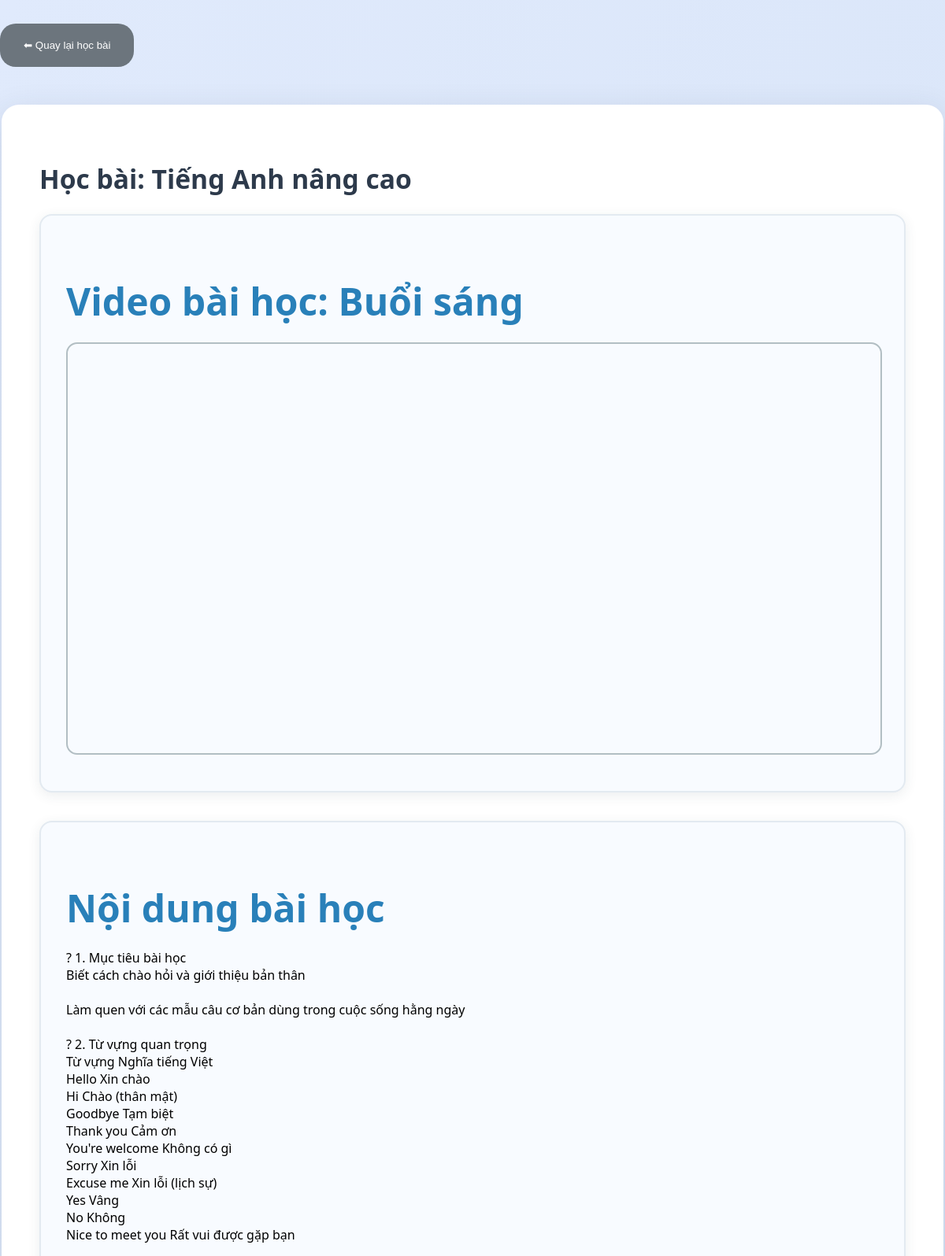
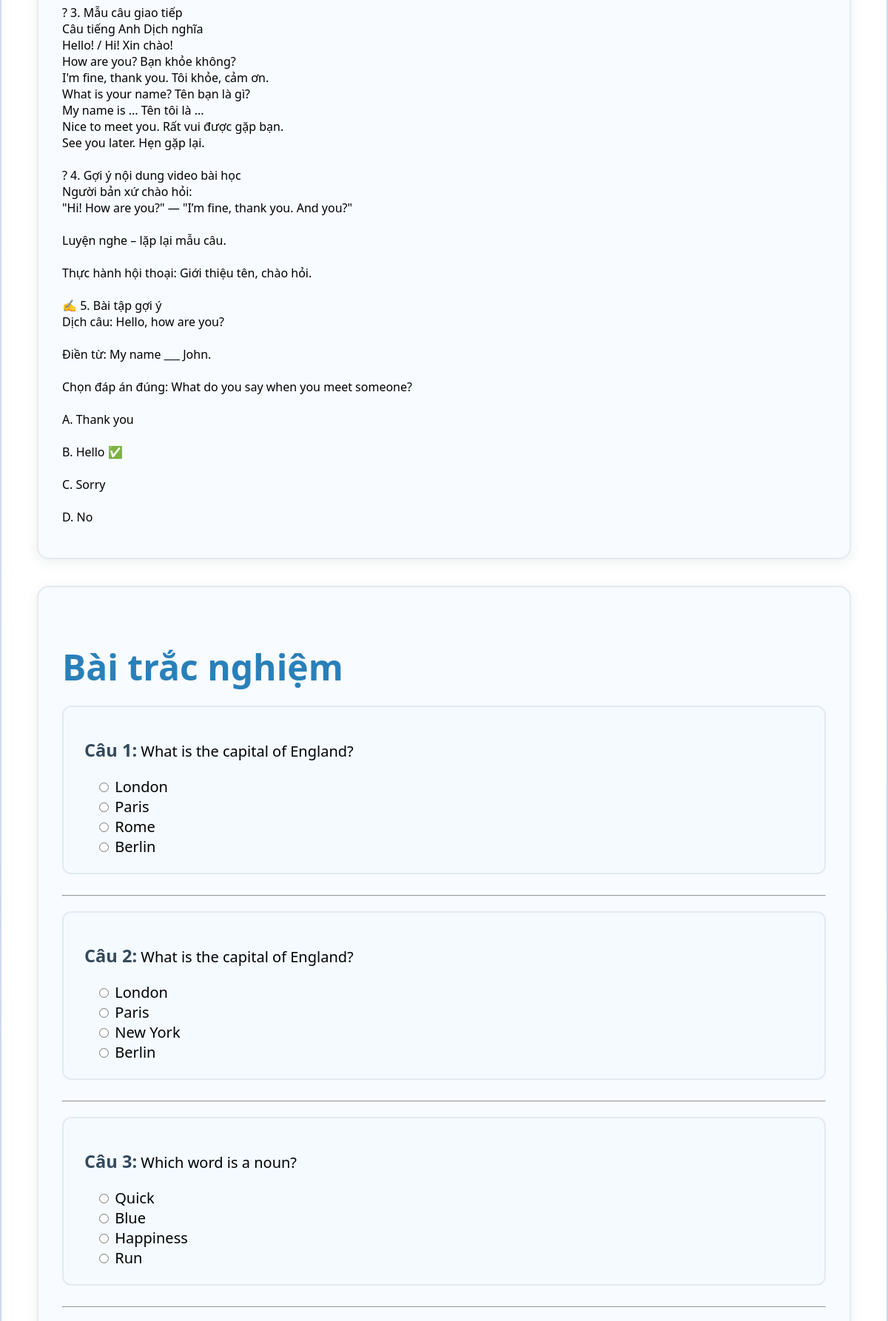
The app's page /hocbai.php?course_id=54 (signed in, upper part) with its own data (2 pictures, top to bottom).
### tables this page shows
CREATE TABLE `courses` (
  `course_id` int(11) NOT NULL,
  `course_name` varchar(100) NOT NULL,
  `description` text DEFAULT NULL,
  `image` varchar(50) NOT NULL,
  `price` decimal(20,0) NOT NULL,
  `category_id` int(11) NOT NULL,
  `thoigian` varchar(100) NOT NULL,
  `intro` varchar(1000) NOT NULL,
  `time_start` time NOT NULL,
  `classname` text NOT NULL,
  `time_end` time NOT NULL,
  `teacher_id` int(11) DEFAULT NULL,
  `lesson_id` int(11) DEFAULT NULL
);

CREATE TABLE `lessons` (
  `lesson_id` int(11) NOT NULL,
  `course_id` int(11) NOT NULL,
  `lesson_name` varchar(50) NOT NULL,
  `video_url` varchar(255) DEFAULT NULL,
  `content` text DEFAULT NULL,
  `teacher_id` int(11) DEFAULT NULL
);

CREATE TABLE `quizzes` (
  `quiz_id` int(11) NOT NULL,
  `lesson_id` int(11) NOT NULL,
  `question` text NOT NULL,
  `option_a` varchar(255) NOT NULL,
  `option_b` varchar(255) NOT NULL,
  `option_c` varchar(255) NOT NULL,
  `option_d` varchar(255) NOT NULL,
  `correct_option` enum('A','B','C','D') NOT NULL,
  `type_id` int(11) DEFAULT NULL
);

### model/pdo.php (called while the page is built, shortened)
<?php
function pdo_get_connection()
{
    $servername = "localhost";
    $username = "root";
    $password = "";
    try {
        $conn = new PDO("mysql:host=$servername;dbname=bankhoahoc", $username, $password);
        $conn->setAttribute(PDO::ATTR_ERRMODE, PDO::ERRMODE_EXCEPTION);
        return $conn;
    } catch (PDOException $e) {
        echo "Kết nối thất bại: " . $e->getMessage();
    }
}
function pdo_query($sql)
{
    $sql_args = array_slice(func_get_args(), 1);
    try {
        $conn = Pdo_get_connection();
        $stmt = $conn->prepare($sql);
        $stmt->execute($sql_args);
        $rows = $stmt->fetchAll();
        return $rows;
    } catch (PDOException $e) {
        throw $e;
    } finally {
        unset($conn);
    }
}
function pdo_query_one($sql)
{
    $sql_args = array_slice(func_get_args(), 1);
    try {
        $conn = Pdo_get_connection();
        $stmt = $conn->prepare($sql);
        $stmt->execute($sql_args);
        $rows = $stmt->fetch(PDO::FETCH_ASSOC);
        return $rows;
    } catch (PDOException $e) {
        throw $e;
    } finally {
        unset($conn);
    }
}
?>

### model/lesson.php (called while the page is built, shortened)
<?php
function getLessonByCourseId($course_id) {
    $sql = "
        SELECT c.*, l.lesson_name, l.video_url, l.content
        FROM courses c
        JOIN lessons l ON c.lesson_id = l.lesson_id
        WHERE c.course_id = ?
    ";
    return pdo_query_one($sql, $course_id);
}
?>

### model/quiz.php (called while the page is built, shortened)
<?php
function getQuizzesByLessonId($lesson_id) {
    $sql = "SELECT * FROM quizzes WHERE lesson_id = ?";
    return pdo_query($sql, $lesson_id);
}
?>

### hocbai.php (the view, shortened to what this page needs)
<?php
include_once "model/pdo.php";
include_once "model/lesson.php";
include_once "model/quiz.php";
$course_id = isset($_GET['course_id']) ? (int)$_GET['course_id'] : 0;
$course = getLessonByCourseId($course_id);
$quizzes = getQuizzesByLessonId($course['lesson_id']);
$score = null;
?>
<div style="margin-top: 30px;">
  <a href="http://localhost/online%20course/index.php?act=khdadangki=<?= $course_id ?>" style="text-decoration: none;">
    <button style="padding: 20px 30px; background-color: #6c757d; color: white; border-radius: 20px; border: none;">⬅ Quay lại học bài</button>
  </a>
</div>
<!DOCTYPE html>
<html lang="vi">
<head>
  <link rel="stylesheet" href="css/hocbai.css">
</head>
<body>
  <div class="main-container">
  <?php if ($course): ?>
    <h1>Học bài: <?= htmlspecialchars($course['course_name']) ?></h1>
    <div class="section">
      <h2>Video bài học: <?= htmlspecialchars($course['lesson_name']) ?></h2>
      <?php if (!empty($course['video_url'])): ?>
       <iframe src="<?= htmlspecialchars($course['video_url']) ?>" allowfullscreen></iframe>
      <?php else: ?>
        <p><em>Chưa có video cho bài học này.</em></p>
      <?php endif; ?>
    </div>
<div class="section">
  <h2>Nội dung bài học</h2>
  <?php if (!empty($course['content'])): ?>
    <p><?= nl2br(htmlspecialchars($course['content'])) ?></p>
  <?php else: ?>
    <p><em>Chưa có nội dung cho bài học này.</em></p>
  <?php endif; ?>
</div>
<div class="section">
  <h2>Bài trắc nghiệm</h2>
  <?php if (!empty($quizzes)): ?>
    <?php if ($score === null): ?>
      <form method="post">
        <?php foreach ($quizzes as $index => $q): ?>
          <div class="question">
            <p><strong>Câu <?= $index + 1 ?>:</strong> <?= htmlspecialchars($q['question']) ?></p>
            <label style="display: block; margin-left: 15px;">
              <input type="radio" name="answers[<?= $q['quiz_id'] ?>]" value="A">
              <?= htmlspecialchars($q['option_a']) ?>
            </label>
            <label style="display: block; margin-left: 15px;">
              <input type="radio" name="answers[<?= $q['quiz_id'] ?>]" value="B">
              <?= htmlspecialchars($q['option_b']) ?>
            </label>
            <label style="display: block; margin-left: 15px;">
              <input type="radio" name="answers[<?= $q['quiz_id'] ?>]" value="C">
              <?= htmlspecialchars($q['option_c']) ?>
            </label>
            <label style="display: block; margin-left: 15px;">
              <input type="radio" name="answers[<?= $q['quiz_id'] ?>]" value="D">
              <?= htmlspecialchars($q['option_d']) ?>
            </label>
          </div>
          <hr style="margin: 20px 0;">
        <?php endforeach; ?>
      </form>
    <?php endif; ?>
  <?php else: ?>
    <p><em>🔔 Chưa có bài trắc nghiệm nào cho bài học này.</em></p>
  <?php endif; ?>
</div>
  <?php endif; ?>
</div>
</body>
</html>

### css/hocbai.css (style rules this page uses)
body { font-family: 'Segoe UI', Arial, sans-serif; background: linear-gradient(120deg, #e0eafc, #cfdef3 100%); margin: 0; padding: 0; }
.main-container { max-width: 1100px; margin: 48px auto 48px auto; background: #fff; border-radius: 22px; box-shadow: 0 12px 40px rgba(44, 62, 80, 0.15); padding: 48px 48px 36px 48px; }
h1, h2, h3, h4 { color: #2d3a4b; font-weight: 700; font-size: 2.1em; }
h2 { font-size: 1.7em; }
.section { background: #f8fbff; border-radius: 16px; padding: 36px 32px 28px 32px; margin-bottom: 36px; box-shadow: 0 4px 16px rgba(44, 62, 80, 0.09); border: 2px solid #e3eaf1; }
.section h2 { font-size: 3em; margin-bottom: 20px; color: #2980b9; }
iframe { width: 100%; height: 520px; border-radius: 14px; border: 2.5px solid #b2bec3; margin-bottom: 18px; }
.question { margin-bottom: 28px; padding: 22px 28px; background: #f4faff; border-radius: 12px; border: 2px solid #e3eaf1; font-size: 1.25em; }
.question strong { color: #34495e; font-size: 1.18em; }

### records on screen
courses: course_name "Tiếng Anh nâng cao", lesson.lesson_name "Buổi sáng", lesson.content "? 1. Mục tiêu bài học Biết cách chào hỏi và giới thiệu bản thân Làm quen với các mẫu câu cơ bản dùng trong cuộc sống hằng ngày ? 2. Từ vựng quan trọng Từ vựng Nghĩa tiếng Việt Hello Xin chào Hi Chào (thân mật) Goodbye Tạm biệt Thank you Cảm ơn You're welcome Không có gì Sorry Xin lỗi Excuse me Xin lỗi (lịch sự) Yes Vâng No Không Nice to meet you Rất vui được gặp bạn ?️ 3. Mẫu câu giao tiếp Câu tiếng Anh Dịch nghĩa Hello! / Hi! Xin chào! How are you? Bạn khỏe không? I'm fine, thank you. Tôi khỏe, cảm ơn. What is your name? Tên bạn là gì? My name is ... Tên tôi là ... Nice to meet you. Rất vui được gặp bạn. See you later. Hẹn gặp lại. ? 4. Gợi ý nội dung video bài học Người bản xứ chào hỏi:…"
quizzes: question "What is the capital of England?", option_a "London", option_b "Paris", option_c "Rome", option_d "Berlin"
quizzes: question "What is the capital of England?", option_a "London", option_b "Paris", option_c "New York", option_d "Berlin"
quizzes: question "Which word is a noun?", option_a "Quick", option_b "Blue", option_c "Happiness", option_d "Run"
